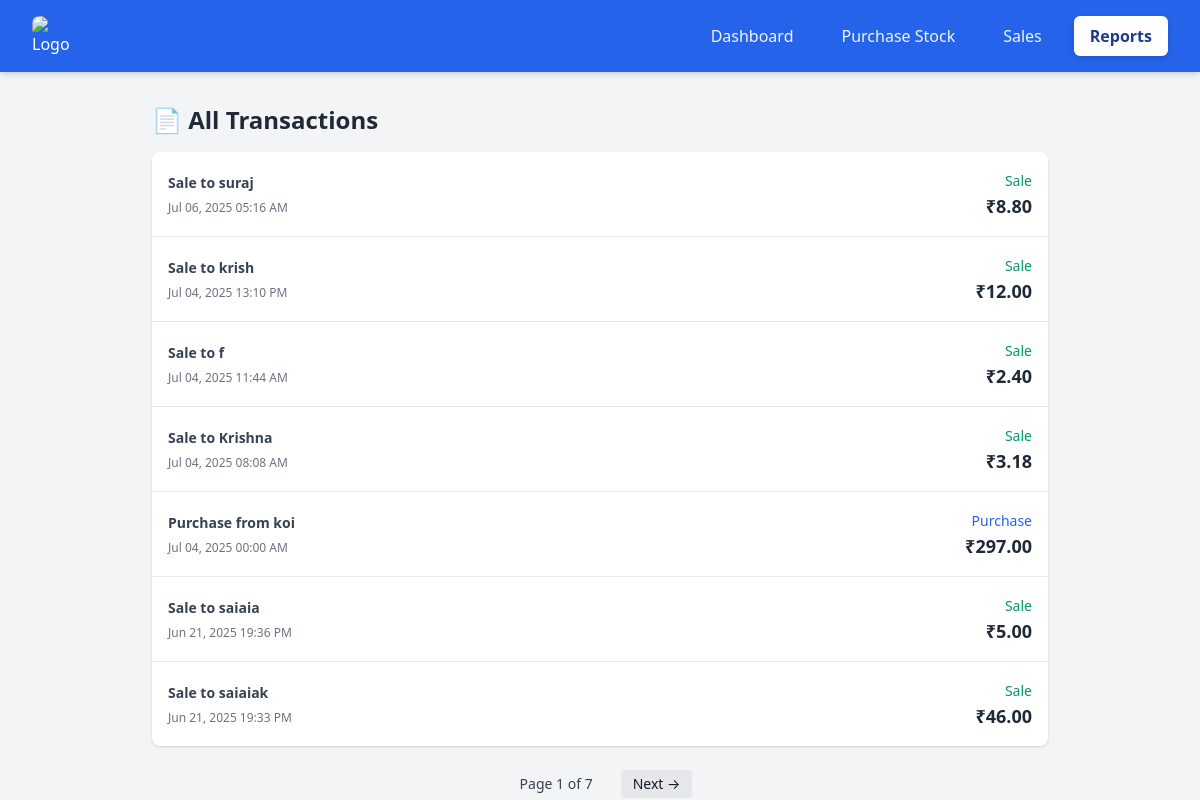
The page /reports/ on the database its author committed.
### b/models.py (models this page shows)
class Sale(models.Model):
    customer_name = models.CharField(max_length=100)
    date = models.DateTimeField(auto_now_add=True)
    refered_doctor = models.CharField(max_length=100, blank=True, null=True)
    mobile = models.CharField(max_length=20, blank=True, null=True)
    sub_total=models.DecimalField(max_digits=10, decimal_places=2)
    gst=models.DecimalField(max_digits=10, decimal_places=2)
    discount=models.DecimalField(max_digits=10, decimal_places=2)
    total_amount = models.DecimalField(max_digits=10, decimal_places=2)
    profit = models.DecimalField(max_digits=10, decimal_places=2)

class Purchase(models.Model):
    distributor = models.ForeignKey(Supplier, on_delete=models.CASCADE)
    invoice_number = models.CharField(max_length=100)
    purchase_date = models.DateField()
    gst=models.DecimalField(max_digits=10, decimal_places=2)
    discount=models.DecimalField(max_digits=10, decimal_places=2)
    sub_total=models.DecimalField(max_digits=10, decimal_places=2)
    total_amount = models.DecimalField(max_digits=10, decimal_places=2)

### b/views.py (the view)
# urls.py: path('reports/', reports, name='reports'),
def reports(request):
    transactions = []
    for p in Purchase.objects.select_related('distributor'):
        transactions.append({
            'type': 'Purchase',
            'name': f"Purchase from {p.distributor.name}",
            'date': timezone.make_aware(datetime.combine(p.purchase_date, datetime.min.time())),
            'amount': p.total_amount,
        })
    for s in Sale.objects.all():
        transactions.append({
            'type': 'Sale',
            'name': f"Sale to {s.customer_name}",
            'date': s.date,
            'amount': s.total_amount,
        })
    transactions.sort(key=lambda x: x['date'], reverse=True)
    paginator = Paginator(transactions, 7)
    page_obj = paginator.get_page(request.GET.get('page'))
    return render(request, 'report.html', {
        'transactions': page_obj,
        'page_obj': page_obj,
    })

### b/templates/report.html (shortened to what this page needs)
{% load static %}
<!DOCTYPE html>
<html lang="en">
<head>
    <link rel="stylesheet" href="{% static 'tanu/styles.css' %}">
    <link href="https://cdn.jsdelivr.net/npm/tailwindcss@2.2.19/dist/tailwind.min.css" rel="stylesheet">
</head>
<body class="bg-gray-100 font-sans">
<nav class="navbar">
    <div class="nav-brand">
      <img src="https://images.unsplash.com/photo-1584982751601-97dcc096659c?w=50&h=50&fit=crop" alt="Logo" class="nav-logo">
      <h1>MediTrack</h1>
    </div>
    <div class="nav-links">
<a href="{% url 'index' %}" class="{% if request.path == '/index/' %}active{% endif %}">Dashboard</a>
<a href="{% url 'purchase' %}" class="{% if request.path == '/purchase/' %}active{% endif %}">Purchase Stock</a>
<a href="{% url 'sales' %}" class="{% if request.path == '/sales/' %}active{% endif %}">Sales</a>
      <a href="{% url 'reports' %}" class="{% if request.path == '/reports/' %}active{% endif %}">Reports</a>
    </div>
  </nav>
  <main class="max-w-4xl mx-auto mt-8">
    <h2 class="text-2xl font-semibold text-gray-800 mb-4">📄 All Transactions</h2>
    {% if transactions %}
      <div class="bg-white rounded-lg shadow">
        <ul class="divide-y">
          {% for txn in transactions %}
          <li class="p-4 flex justify-between items-center hover:bg-gray-50 transition">
            <div>
              <span class="text-sm font-semibold text-gray-700">{{ txn.name }}</span><br>
              <span class="text-xs text-gray-500">{{ txn.date|date:"M d, Y H:i A" }}</span>
            </div>
            <div class="text-right">
              <span class="text-sm font-medium {% if txn.type == 'Sale' %}text-green-600{% else %}text-blue-600{% endif %}">{{ txn.type }}</span><br>
              <span class="text-lg font-bold text-gray-800">₹{{ txn.amount|floatformat:2 }}</span>
            </div>
          </li>
          {% endfor %}
        </ul>
      </div>
      <div class="flex justify-center mt-6 space-x-4 text-sm">
        <span class="px-3 py-1 text-gray-700 font-medium">Page {{ page_obj.number }} of {{ page_obj.paginator.num_pages }}</span>
        {% if page_obj.has_next %}
          <a href="?page={{ page_obj.next_page_number }}" class="px-3 py-1 bg-gray-200 hover:bg-gray-300 rounded">Next →</a>
        {% endif %}
      </div>
    {% else %}
      <p class="text-gray-500 mt-6">No transactions found.</p>
    {% endif %}
  </main>
</body>
</html>

### b/static/tanu/styles.css (style rules this page uses)
:root { --primary-color: #2563eb; --secondary-color: #1e40af; --success-color: #059669; --danger-color: #dc2626; --warning-color: #d97706; --background-color: #f3f4f6; --card-background: #ffffff; --text-primary: #111827; --text-secondary: #4b5563; --border-color: #e5e7eb; --shadow-sm: 0 1px 2px 0 rgb(0 0 0 / 0.05); --shadow: 0 1px 3px 0 rgb(0 0 0 / 0.1), 0 1px 2px -1px rgb(0 0 0 / 0.1); --shadow-md: 0 4px 6px -1px rgb(0 0 0 / 0.1), 0 2px 4px -2px rgb(0 0 0 / 0.1); }
* { margin: 0; padding: 0; box-sizing: border-box; }
body { font-family: 'Inter', sans-serif; background-color: var(--background-color); color: var(--text-primary); line-height: 1.5; }
.navbar { background-color: var(--card-background); padding: 1rem 2rem; display: flex; align-items: center; justify-content: space-between; box-shadow: var(--shadow); position: sticky; top: 0; z-index: 100; }
.nav-brand { display: flex; align-items: center; gap: 1rem; }
.nav-logo { width: 40px; height: 40px; border-radius: 8px; }
.nav-brand h1 { font-size: 1.5rem; font-weight: 600; color: var(--primary-color); }
.nav-links { display: flex; gap: 2rem; }
.nav-links a { text-decoration: none; color: #f0f4f8; font-weight: 500; padding: 0.5rem 1rem; border-radius: 6px; transition: all 0.3s ease; background-color: transparent; position: relative; }
.nav-links a.active { background-color: #ffffff; color: #1e3a8a; font-weight: 600; box-shadow: 0 2px 6px rgba(0, 0, 0, 0.15); }
:root { --primary-color: #2563eb; --secondary-color: #1e40af; --success-color: #059669; --danger-color: #dc2626; --warning-color: #d97706; --background-color: #f3f4f6; --card-background: #ffffff; --text-primary: #111827; --text-secondary: #4b5563; --border-color: #e5e7eb; --shadow-sm: 0 1px 2px 0 rgb(0 0 0 / 0.05); --shadow-md: 0 4px 6px -1px rgb(0 0 0 / 0.1), 0 2px 4px -2px rgb(0 0 0 / 0.1); }
body { font-family: 'Segoe UI', Tahoma, Geneva, Verdana, sans-serif; background-color: var(--background-color); color: var(--text-primary); line-height: 1.5; }
.navbar { background: var(--primary-color); color: white; display: flex; justify-content: space-between; align-items: center; padding: 1rem 2rem; box-shadow: var(--shadow-md); }
.nav-brand h1 { font-size: 1.5rem; }
.nav-links { display: flex; gap: 1rem; }

### rows shown on the page
Sale: date "Jul 06, 2025 05:16 AM", amount "8.80"
Sale: date "Jul 04, 2025 13:10 PM", amount "12.00"
Sale: date "Jul 04, 2025 11:44 AM", amount "2.40"
Sale: date "Jul 04, 2025 08:08 AM", amount "3.18"
Purchase: amount "297.00"
Sale: date "Jun 21, 2025 19:36 PM", amount "5.00"
Sale: date "Jun 21, 2025 19:33 PM", amount "46.00"

### other values the page prints
{{ txn.name }} "Sale to suraj" "Sale to krish" "Sale to f" "Sale to Krishna" "Purchase from koi" "Sale to saiaia" "Sale to saiaiak"
{{ txn.type }} "Sale" "Sale" "Sale" "Sale" "Purchase" "Sale" "Sale"
{{ txn.date|date:"M d, Y H:i A" }} "Jul 04, 2025 00:00 AM"
{{ page_obj.number }} "1"
{{ page_obj.paginator.num_pages }} "7"
